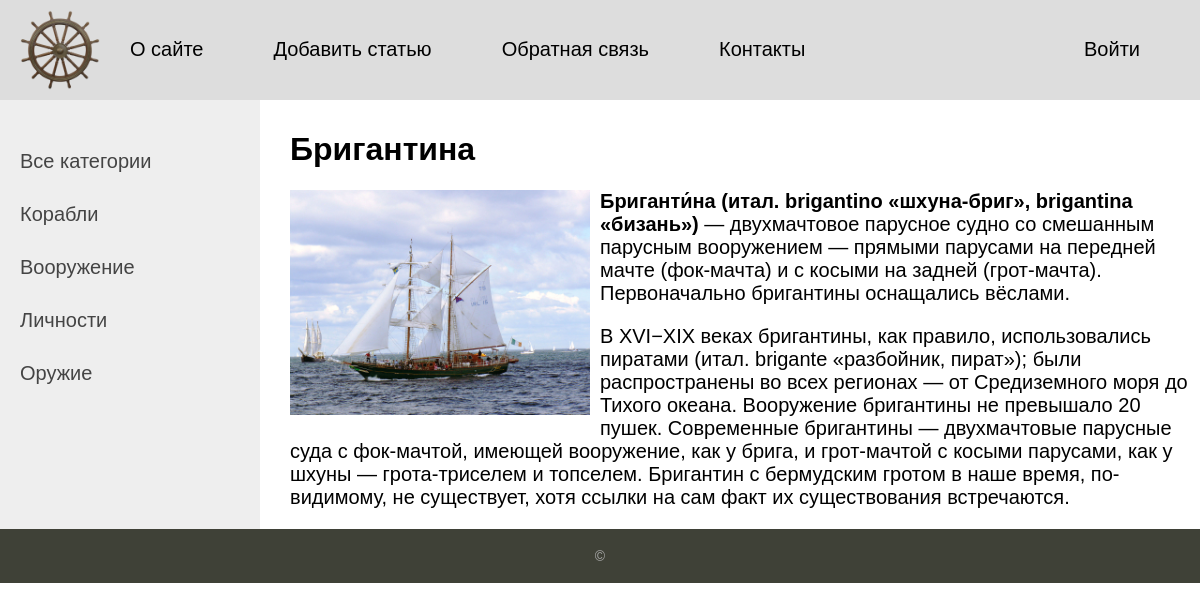
/post/brigantina/, run on an earlier commit of the app's database.
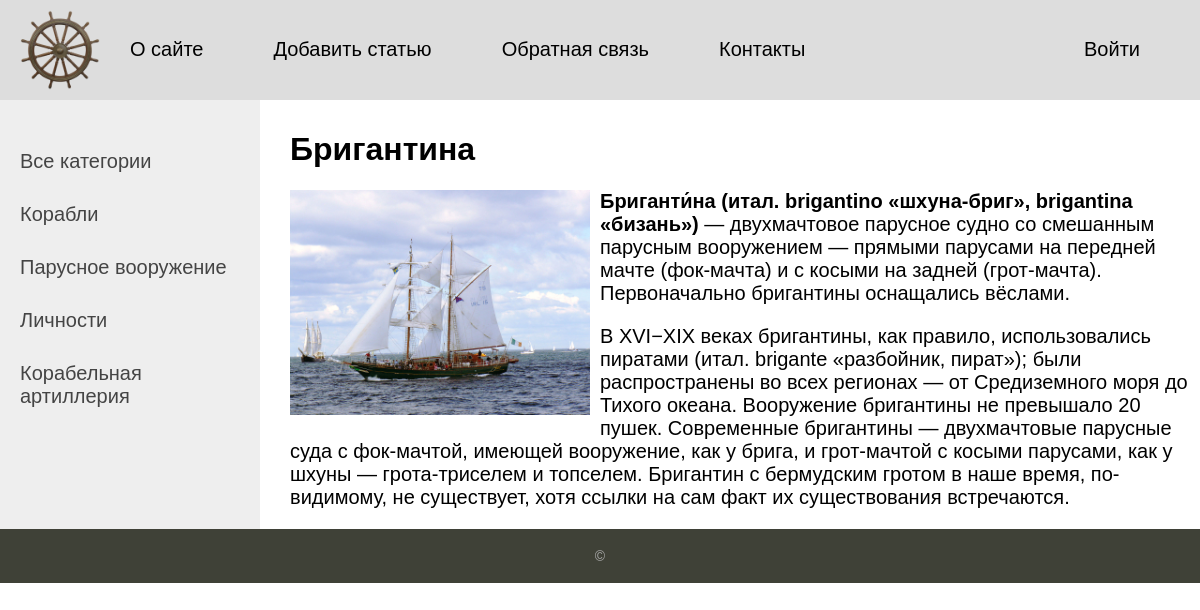
And on a later commit of the database.
### wiki/models.py (models this page shows, shortened)
class Category (models.Model):
    name = models.CharField(max_length=100, db_index=True, verbose_name='Категория')
    slug = models.SlugField(max_length=255, unique=True, db_index=True, verbose_name="URL")
    description = models.TextField(blank=True, verbose_name='Описание категории')
    def get_absolute_url(self):
        return reverse('category', kwargs={'cat_slug': self.slug})
    class Meta:
        verbose_name = 'Категорию'
        verbose_name_plural = 'Категории'
        ordering = ['id']

class Wiki(models.Model):
    title = models.CharField(max_length=255, verbose_name='Заголовок')
    slug = models.SlugField(max_length=255, unique=True, db_index=True, verbose_name="URL")
    content = models.TextField(blank=True, verbose_name='Текст статьи')
    photo = models.ImageField(upload_to="photos/%Y/%m/%d/", verbose_name='Фото')
    time_create = models.DateTimeField(auto_now_add=True, verbose_name='Время создания')
    time_update = models.DateTimeField(auto_now=True, verbose_name='Время изменения')
    is_published = models.BooleanField(default=True, verbose_name='Публикация')
    cat = models.ForeignKey('Category', on_delete=models.PROTECT, verbose_name='Категория')
    def __str__(self):
        return self.title
    class Meta:
        verbose_name = 'База знаний'
        verbose_name_plural = 'База знаний'
        ordering = ['time_create', 'title']

### wiki/views.py (the view)
# urls.py: path('post/<slug:post_slug>/', ShowPost.as_view(), name='post'),
class ShowPost(DetailView):
    model = Wiki
    template_name = 'wiki/post.html'
    slug_url_kwarg = 'post_slug'
    context_object_name = 'post'
    def get_context_data(self, *, object_list=None, **kwargs):
        context = super().get_context_data(**kwargs)
        context['menu'] = menu
        context['title'] = context['post']
        return context

### wiki/templatetags/wiki_tags.py (called while the page is built)
@register.inclusion_tag('wiki/list_categories.html')
def show_categories(sort=None, cat_selected=0):
    if not sort:
        cats = Category.objects.all()
    else:
        cats = Category.objects.order_by(sort)
    return {'cats': cats, 'cat_selected':cat_selected}

### wiki/templates/wiki/post.html
{% extends 'wiki/base.html' %}
{% block content %}
<h1>{{post.title}}</h1>
{% if post.photo %}
<p><img class="img-article-left" src="{{post.photo.url}}" /></p>
{% endif %}
{% autoescape off %}
{{post.content|linebreaks}}
{% endautoescape %}
{% endblock %}

### wiki/templates/wiki/base.html (shortened to what this page needs)
{% load static %}
{% load wiki_tags %}
<!DOCTYPE html>
<html lang="en">
<head>
    <link type="text/css" href="{% static 'wiki/css/styles.css' %}" rel="stylesheet"/>
</head>
<body>
<div class="app-container">
{% block mainmenu %}
		<div class="header">
            <div class="logo-container"><a href="{% url 'home' %}"><img class="logo" src="{% static 'wiki/images/logo.png' %}"/></a></div>
			<div class="mainmenu-container"><ul id="mainmenu" class="mainmenu">
{% for m in menu %}
	{% if not forloop.last %}
			<li><a href="{% url m.url_name %}">{{m.title}}</a></li>
	{% else %}
			<li class="last"><a href="{% url m.url_name %}">{{m.title}}</a></li>
	{% endif %}
{% endfor %}
            </ul></div>
		</div>
{% endblock mainmenu %}
<div class="container">
    <div class="table-content">
        <div valign="top" class="left-chapters">
            <ul id="leftchapters">
            {% if cat_selected == 0 %}
                <li class="selected">Все категории</li>
            {% else %}
                    <li><a href="{% url 'home' %}">Все категории</a></li>
            {% endif %}
            {% show_categories  cat_selected=cat_selected %}
            </ul>
        </div>
    </div>
    <div class="content-text">
        {% block content %}
        {% endblock %}
    </div>
</div>
    <div id="footer">
		<p>&copy;</p>
	</div>
    </div>
</body>
</html>

### wiki/templates/wiki/list_categories.html
{% for c in cats %}
         <li><a href="{{ c.get_absolute_url }}">{{c.name}}</a></li>
{% endfor %}

### wiki/static/wiki/css/styles.css (style rules this page uses)
html, body { margin: 0; padding: 0; font-family: Sans-serif, Arial, Tahoma; }
body { background-color: #fff; display: flex; justify-content: center; }
.app-container { min-width: 800px; max-width: 1200px; min-height: 100vh; height: 100%; }
a { color: #0059b2; text-decoration: none; }
img { max-width: 600px; height: auto; }
img.img-article-left { max-width: 300px; height: auto; float: left; padding: 0 10px 10px 0; }
.header { background: #ddd; height: 80px; display: flex; padding: 10px 20px; }
.logo-container { width 80px; }
.logo { height: 80px; }
.mainmenu-container { width: 100%; display: flex; flex-direction: column; justify-content: center; }
ul.mainmenu { width: 100%; list-style: none; margin: 0; padding: 0; height: 60px; color: #fdc073; font-size: 20px; overflow: hidden; }
ul.mainmenu li { float: left; margin: 18px 40px 0 30px; }
ul.mainmenu li.last { float: right; }
ul.mainmenu li a { color: #000; text-decoration: none; }
.container { display: flex; }
.table-content { min-height: 100%; }
.left-chapters { margin: 0; background: #eee; min-height: 100%; }
.left-chapters ul { width: 230px; min-height: 100%; margin: 0; padding: 20px 10px 10px 20px; list-style: none; font-size: 20px; }
.left-chapters ul li { margin: 30px 0 0 0; color: #999; }
.left-chapters ul li a { color: #444; text-decoration: none; }
.content-text { margin: 10px 0 0 30px; color: #000; font-size: 20px; }
.content-text h1 { font-size: 32px; }
#footer { box-sizing: border-box; text-align: center; background: #3F4137; padding: 5px; color: #aaa; font-size: 14px; overflow: hidden; }

What changed in the data, as far as the page shows it:
changed Category: name "Вооружение" → "Парусное вооружение"
changed Category: name "Оружие" → "Корабельная артиллерия"
